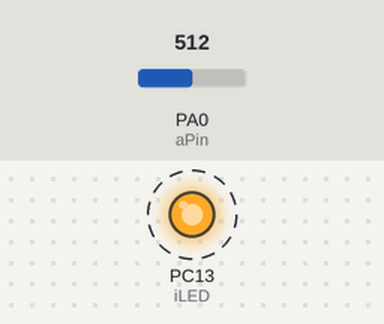
Recording of a sketch running on a simulated STM32 Blue Pill. Parts: output pins drawn as LEDs (lit = HIGH). Dashed ring = blinking. Inputs (shaded band) come from the test bench; at power-on: PA0 (aPin) = 512. What the sketch prints to the serial monitor is not drawn.

Above: at 0.2 s.
Timing chart, 0 to 3.0 s (numbered marks = the images above):
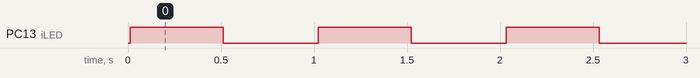

The sketch:

stm32analogtest.ino
```cpp
// This script generates data for testing the linearity of the ADC on the STM32 Blue Pill
// Voltage is place acrossed a 50K POT from G to 3.3V. the wiper is attached to analog pin "aPin".

const int aPin = PA0;  //This is the analog pin attached to the wiper of the POT
const int iLED = PC13; //Internal LED to give a visual indication that a loop has occured
int vsig =0;           //variable to hold the analog to digital conversion signal.


void setup() {
  // set up serial out put if needed
  Serial.begin(9600);

  //define the mode for internal led iLED
  pinMode(iLED, OUTPUT);

  //define the mode for the analog pin
  pinMode(aPin, INPUT);

}

void loop() {
  // put your main code here, to run repeatedly:
  vsig = bunch(aPin,100);
  Serial.println(vsig);
  blink();

}

int bunch(int myPin, int group){
  // this function averages out the noise of the ADC. Bunch size can vary.
  int mybunch = 0;
  for (int i=0; i < group; i++){
    mybunch += analogRead(myPin);
  }
  mybunch = int(mybunch/group);

  return mybunch;
}

void blink(){
  digitalWrite(iLED, HIGH);
  delay(500);
  digitalWrite(iLED, LOW);
  delay(500);

}
```

Measured:
- by itself, PC13 (iLED): alternates HIGH for 0.50 s and LOW for 0.51 s
